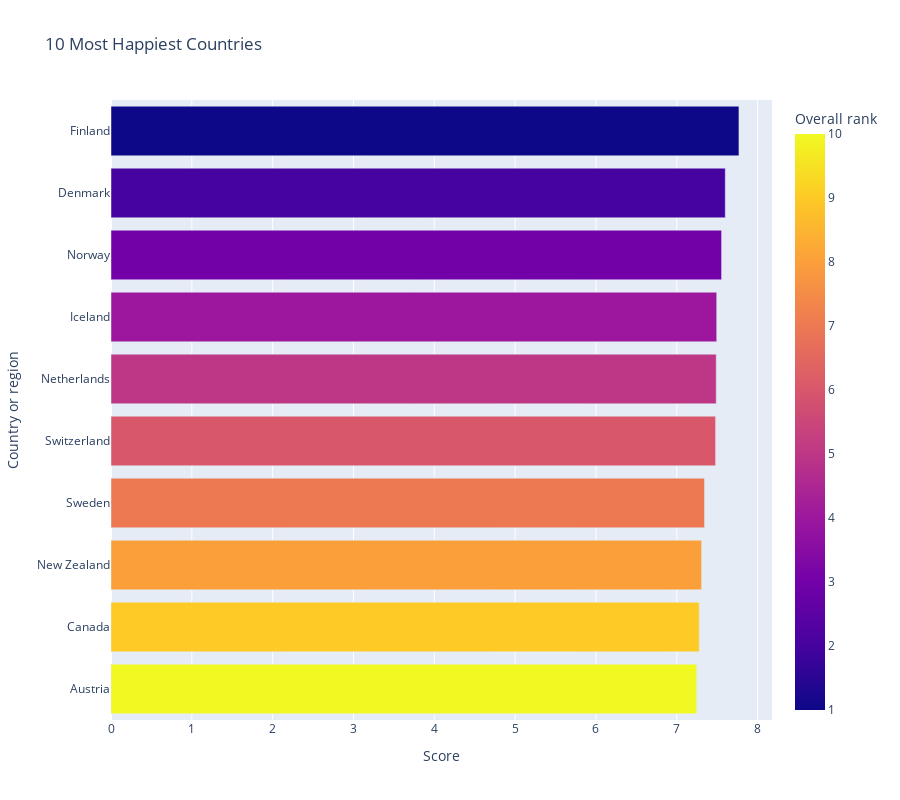

Notebook cell for this chart:
### Markdown cell above
## Top 10 Countries in overall ranking

### Code cell
fig = px.bar(df.sort_values('Score',ascending=False)[:10].sort_values('Score') ,y='Country or region', color='Overall rank',
             x='Score', title='10 Most Happiest Countries',orientation='h',height=800)
fig.show()

### Figure 1 — Plotly figure (JSON) as saved in the notebook; plotly's stock layout.template omitted (floating-point values rounded to 4 significant figures)
{"data": [{"alignmentgroup": "True", "hovertemplate": "Score=%{x}<br>Country or region=%{y}<br>Overall rank=%{marker.color}<extra></extra>", "legendgroup": "", "marker": {"color": [10, 9, 8, 7, 6, 5, 4, 3, 2, 1], "coloraxis": "coloraxis", "pattern": {"shape": ""}}, "name": "", "offsetgroup": "", "orientation": "h", "showlegend": false, "textposition": "auto", "type": "bar", "x": [7.246, 7.278, 7.307, 7.343, 7.48, 7.488, 7.494, 7.554, 7.6, 7.769], "xaxis": "x", "y": ["Austria", "Canada", "New Zealand", "Sweden", "Switzerland", "Netherlands", "Iceland", "Norway", "Denmark", "Finland"], "yaxis": "y"}], "layout": {"barmode": "relative", "coloraxis": {"colorbar": {"title": {"text": "Overall rank"}}, "colorscale": [[0, "#0d0887"], [0.1111, "#46039f"], [0.2222, "#7201a8"], [0.3333, "#9c179e"], [0.4444, "#bd3786"], [0.5556, "#d8576b"], [0.6667, "#ed7953"], [0.7778, "#fb9f3a"], [0.8889, "#fdca26"], [1, "#f0f921"]]}, "height": 800, "legend": {"tracegroupgap": 0}, "title": {"text": "10 Most Happiest Countries"}, "xaxis": {"anchor": "y", "domain": [0, 1], "title": {"text": "Score"}}, "yaxis": {"anchor": "x", "domain": [0, 1], "title": {"text": "Country or region"}}}}
